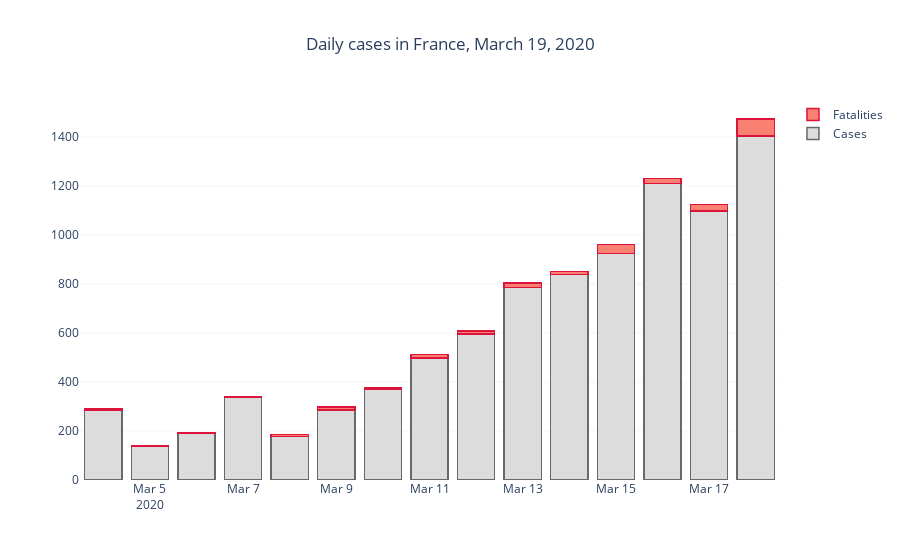

Notebook cell for this chart:
### Code cell
# Check daily cases
fig = go.Figure()

# daily cases
fig.add_trace(go.Bar(
    x = df_fr.date,
    y = cases_d,
    marker = dict(color = 'gainsboro', line = dict(color = 'dimgray', width=1.5)),
    name = 'Cases'
))

# daily deaths
fig.add_trace(go.Bar(
    x = df_fr.date,
    y = death_d,
    marker = dict(color = 'salmon', line = dict(color = 'crimson', width=1.5)),
    name = 'Fatalities'
))

fig.update_layout(
    plot_bgcolor='white', 
    barmode = 'stack',
    title = 'Daily cases in France, ' + datetime.datetime.today().strftime('%B %d, %Y'),
    title_x = .5
)
fig.update_yaxes(showgrid=True, gridwidth=.3, gridcolor='gainsboro')

### Figure 1 — Plotly figure (JSON) as saved in the notebook; plotly's stock layout.template omitted (floating-point values rounded to 4 significant figures)
{"data": [{"marker": {"color": "gainsboro", "line": {"color": "dimgray", "width": 1.5}}, "name": "Cases", "type": "bar", "x": ["2020-03-04T00:00:00", "2020-03-05T00:00:00", "2020-03-06T00:00:00", "2020-03-07T00:00:00", "2020-03-08T00:00:00", "2020-03-09T00:00:00", "2020-03-10T00:00:00", "2020-03-11T00:00:00", "2020-03-12T00:00:00", "2020-03-13T00:00:00", "2020-03-14T00:00:00", "2020-03-15T00:00:00", "2020-03-16T00:00:00", "2020-03-17T00:00:00", "2020-03-18T00:00:00"], "y": [285, 138, 190, 336, 177, 286, 372, 497, 595, 785, 838, 924, 1210, 1097, 1404]}, {"marker": {"color": "salmon", "line": {"color": "crimson", "width": 1.5}}, "name": "Fatalities", "type": "bar", "x": ["2020-03-04T00:00:00", "2020-03-05T00:00:00", "2020-03-06T00:00:00", "2020-03-07T00:00:00", "2020-03-08T00:00:00", "2020-03-09T00:00:00", "2020-03-10T00:00:00", "2020-03-11T00:00:00", "2020-03-12T00:00:00", "2020-03-13T00:00:00", "2020-03-14T00:00:00", "2020-03-15T00:00:00", "2020-03-16T00:00:00", "2020-03-17T00:00:00", "2020-03-18T00:00:00"], "y": [4, 1, 4, 2, 8, 11, 3, 15, 13, 18, 12, 36, 21, 27, 69]}], "layout": {"autosize": true, "barmode": "stack", "plot_bgcolor": "white", "title": {"text": "Daily cases in France, March 19, 2020", "x": 0.5}, "xaxis": {"autorange": true, "range": ["2020-03-03 12:00", "2020-03-18 12:00"], "type": "date"}, "yaxis": {"autorange": true, "gridcolor": "gainsboro", "gridwidth": 0.3, "range": [0, 1551.0], "showgrid": true, "type": "linear"}}}
